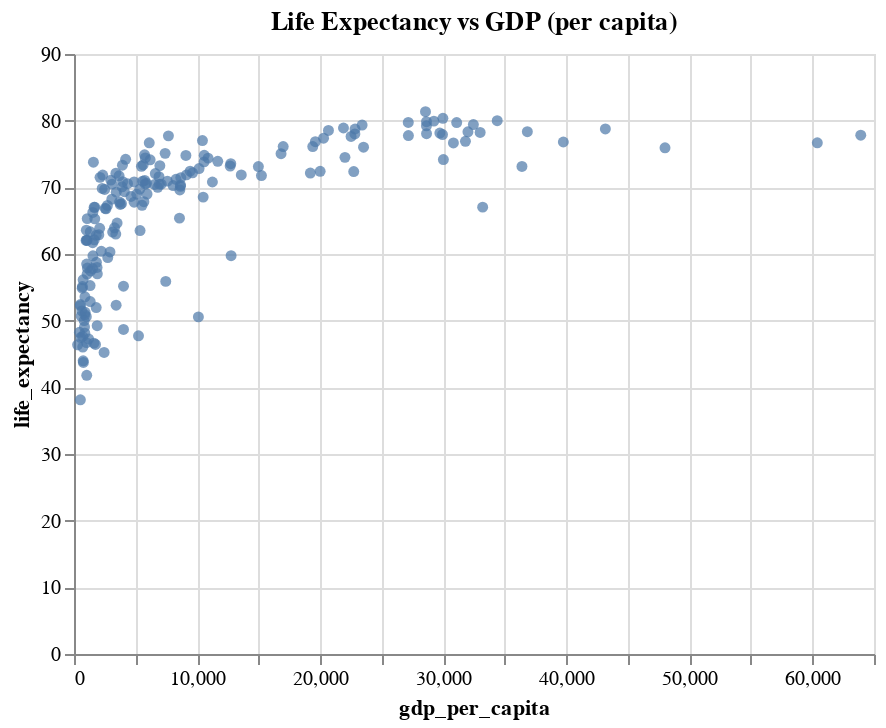

Source (notebook cell):
### Markdown cell above
## Adding a title

Adding a title to an Altair graphic is easy! You just need to pass `title=` at the same time you are giving it your dataframe.

### Code cell
alt.Chart(
    df,
    title="Life Expectancy vs GDP (per capita)"
).mark_circle().encode(
    x='gdp_per_capita',
    y='life_expectancy'
)

### Figure 1 — Vega-Lite specification as saved in the notebook (floating-point values rounded to 4 significant figures; data arrays with more than 128 entries replaced by an {"elided": "..."} marker saying what was removed)
{"config": {"view": {"continuousWidth": 400, "continuousHeight": 300}}, "data": {"name": "data-b67c1df729469a12107b21a407bc3a44"}, "mark": "circle", "encoding": {"x": {"field": "gdp_per_capita", "type": "quantitative"}, "y": {"field": "life_expectancy", "type": "quantitative"}}, "title": "Life Expectancy vs GDP (per capita)", "$schema": "https://vega.github.io/schema/vega-lite/v4.17.0.json", "datasets": {"data-b67c1df729469a12107b21a407bc3a44": {"elided": "188 records"}}}
